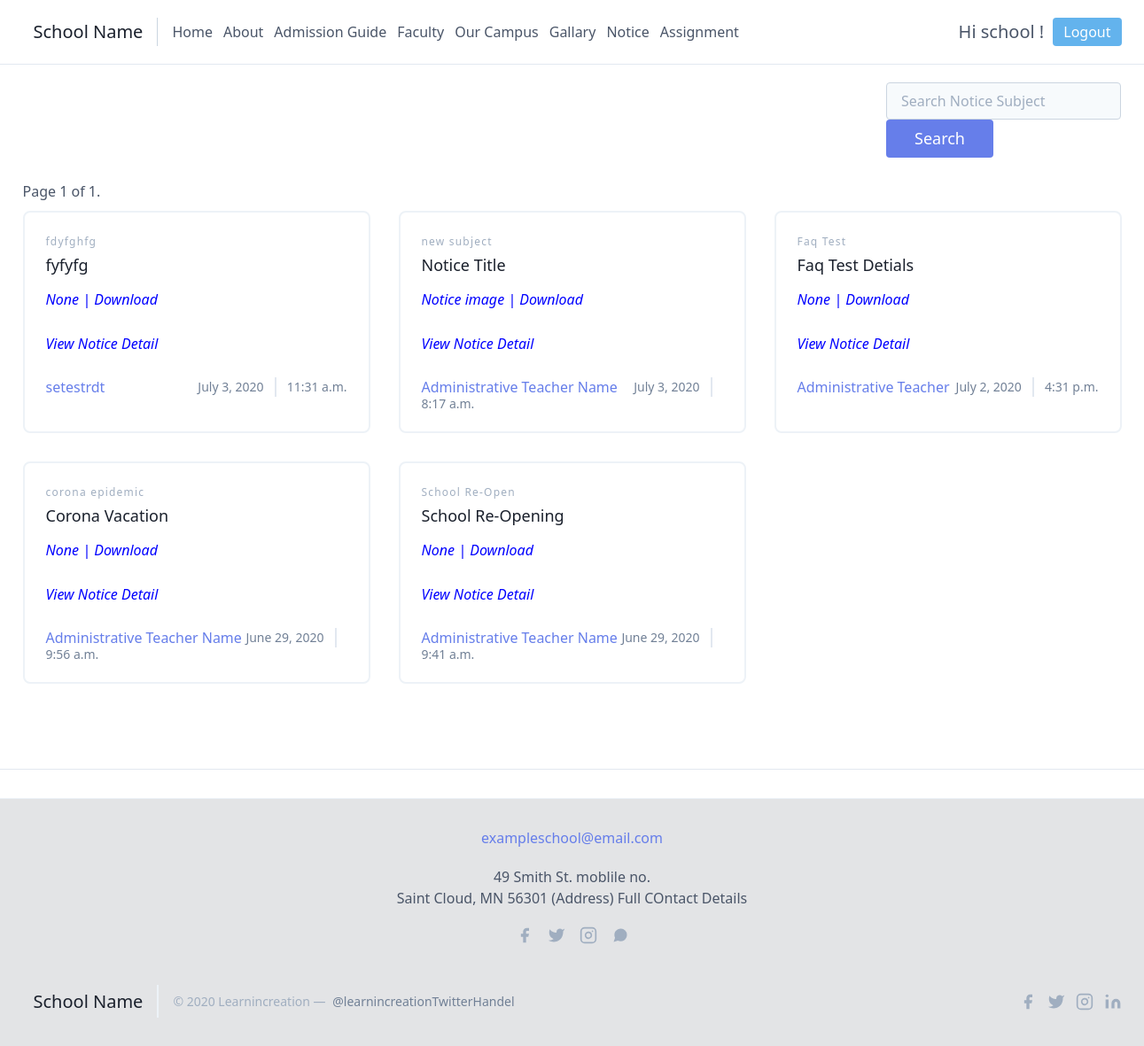
Page /notice/ (signed in) on the committed database.
### info/models.py (models this page shows, shortened)
class Notice(models.Model):
    subject = models.CharField(max_length = 100)
    title = models.CharField(max_length = 100)
    published = models.DateTimeField(auto_now_add = True)
    author = models.CharField(max_length = 100)
    textcontent = models.TextField(null = True, blank = True)
    Filename = models.CharField(max_length = 50,null = True, blank = True)
    Fileupload = models.FileField(null = True, blank = True  )
    class Meta:
        ordering = ['-published']

### info/views.py (the view)
# urls.py: path('notice/' , NoticeListView.as_view() , name = "notice-list"),
class NoticeListView(LoginRequiredMixin,ListView):
    model = Notice
    template_name = 'info/notice_list.html' #<app>/<model>_<viewtype>.html
    context_objects_name = 'notice'
    ordering = ['-published']
    paginate_by = 5 # pagination  (django provided )

### info/templates/info/notice_list.html (shortened to what this page needs)
{% extends 'info/main.html' %}
{% load static %}
{% block content %}
<section class="text-gray-700 body-font" style="margin-top: 20px; margin-left: 1000px;">
      <form class="form" action="/s/" method="get">
        <input class="flex-grow bg-gray-100 rounded border border-gray-400 focus:outline-none focus:border-indigo-500 text-base px-4 py-2 mr-4 mb-4 sm:mb-0" type="search" name = 'querynotice' placeholder="Search Notice Subject" aria-label="search">
        <button class="text-white bg-indigo-500 border-0 py-2 px-8 focus:outline-none hover:bg-indigo-600 rounded text-lg" type = 'submit'>Search </button>
      </form>
</section>
<section class="text-gray-700 body-font">
  <div class="container px-5 py-24 mx-auto">
      <div class="pagination" style="margin-top:-70px; margin-bottom:10px;">
          <span class="step-links">
              <span class="current">
                  Page {{ page_obj.number }} of {{ page_obj.paginator.num_pages }}.
              </span>
          </span>
      </div>
    <div class="flex flex-wrap -m-4">
    {% for notice in notice_list %}
      <div class="p-4 md:w-1/3">
        <div class="h-full border-2 border-gray-200 rounded-lg overflow-hidden">
          <div class="p-6">
            <h2 class="tracking-widest text-xs title-font font-medium text-gray-500 mb-1">{{notice.subject}}</h2>
            <h1 class="title-font text-lg font-medium text-gray-900 mb-3">{{notice.title}}</h1>
            <span class="leading-relaxed mb-3" style= 'color: blue ; font-style: italic;'><a href="/static/images/{{notice.Fileupload}}" >{{notice.Filename}} |</a></span>
            <span class=" " style= 'color: blue ; font-style: italic;'><a href="/static/images/{{notice.Fileupload}}" download>Download</a></span>
            <br><br>
            <span class="leading-relaxed mb-3" style= 'color: blue ; font-style: italic;' ><a href='/notice/{{notice.id}}'> View Notice Detail </a></span>
            <br><br>
            <div class="flex items-center flex-wrap ">
              <a class="text-indigo-500 inline-flex items-center md:mb-2 lg:mb-0">{{notice.author}}</a>
              <span class="text-gray-600 mr-3 inline-flex items-center lg:ml-auto md:ml-0 ml-auto leading-none text-sm pr-3 py-1 border-r-2 border-gray-300">
                {{notice.published|date}}
              </span>
              <span class="text-gray-600 inline-flex items-center leading-none text-sm">
              {{notice.published|time}}
              </span>
            </div>
          </div>
        </div>
      </div>
    {% endfor %}
    </div>
  </div>
</section>
{% endblock content %}

### info/templates/info/main.html (shortened to what this page needs)
<!DOCTYPE html>
{% load static %}
<html>
<head>
	<link href="https://unpkg.com/tailwindcss@^1.0/dist/tailwind.min.css" rel="stylesheet">
</head>
<body>
<header class="text-gray-700 body-font">
  <div class="container mx-auto flex flex-wrap p-5 flex-col md:flex-row items-center">
    <a href="{% url 'home' %}" class="flex title-font font-medium items-center text-gray-900 mb-4 md:mb-0">
      <span class="ml-3 text-xl">School Name </span>
    </a>
    <nav class="md:mr-auto md:ml-4 md:py-1 md:pl-4 md:border-l md:border-gray-400	flex flex-wrap items-center text-base justify-center">
      <a class="mr-3 hover:text-gray-900" href="{% url 'home'%}">Home </a>
      <a class="mr-3 hover:text-gray-900" href="{% url 'about'%}">About</a>
      <a class="mr-3 hover:text-gray-900" href="{% url 'admission'%}">Admission Guide </a>
      <a class="mr-3 hover:text-gray-900" href="{% url 'faculty'%}">Faculty</a>
      <a class="mr-3 hover:text-gray-900" href="{% url 'campus'%}">Our Campus </a>
      <a class="mr-3 hover:text-gray-900" href="{% url 'gallary'%}">Gallary</a>
			{% if user.is_authenticated %}
				<a class="mr-3 hover:text-gray-900" href="{% url 'notice-list'%}">Notice</a>
				<a class="mr-3 hover:text-gray-900" href="{% url 'assignment-list'%}">Assignment</a>
			{% endif %}
    </nav>
		{% if user.is_authenticated %}
		<span class="ml-3 text-xl" style="padding-right: 10px;">Hi {{user.username}} ! </span>
		<a href="{% url 'logout' %}" class="inline-flex items-center bg-blue-400 border-0 py-1 px-3 focus:outline-none hover:bg-blue-500 rounded text-white mt-4 md:mt-0">Logout
		      </svg></a>
		{% else %}
		<a href="{% url 'login' %}" class="inline-flex items-center bg-blue-400 border-0 py-1 px-3 focus:outline-none hover:bg-blue-500 rounded text-white mt-4 md:mt-0">Login</a>
		{% endif %}
  </div>
</header>
<hr>
{% block content %}
{% endblock content %}
<hr>
<footer class="text-gray-700 body-font" style="background-color: #e3e4e6">
	<div class="p-2 w-full pt-8 mt-8 border-t border-gray-200 text-center">
		<a class="text-indigo-500">exampleschool@email.com</a>
		<p class="leading-normal my-5">49 Smith St. moblile no.
			<br>Saint Cloud, MN 56301 (Address) Full COntact Details
		</p>
		<span class="inline-flex">
			<a class="text-gray-500">
				<svg fill="currentColor" stroke-linecap="round" stroke-linejoin="round" stroke-width="2" class="w-5 h-5" viewBox="0 0 24 24">
					<path d="M18 2h-3a5 5 0 00-5 5v3H7v4h3v8h4v-8h3l1-4h-4V7a1 1 0 011-1h3z"></path>
				</svg>
			</a>
			<a class="ml-4 text-gray-500">
				<svg fill="currentColor" stroke-linecap="round" stroke-linejoin="round" stroke-width="2" class="w-5 h-5" viewBox="0 0 24 24">
					<path d="M23 3a10.9 10.9 0 01-3.14 1.53 4.48 4.48 0 00-7.86 3v1A10.66 10.66 0 013 4s-4 9 5 13a11.64 11.64 0 01-7 2c9 5 20 0 20-11.5a4.5 4.5 0 00-.08-.83A7.72 7.72 0 0023 3z"></path>
				</svg>
			</a>
			<a class="ml-4 text-gray-500">
				<svg fill="none" stroke="currentColor" stroke-linecap="round" stroke-linejoin="round" stroke-width="2" class="w-5 h-5" viewBox="0 0 24 24">
					<rect width="20" height="20" x="2" y="2" rx="5" ry="5"></rect>
					<path d="M16 11.37A4 4 0 1112.63 8 4 4 0 0116 11.37zm1.5-4.87h.01"></path>
				</svg>
			</a>
			<a class="ml-4 text-gray-500">
			</a>
		</span>
	</div>
  <div class="container px-5 py-8 mx-auto flex items-center sm:flex-row flex-col">
    <a href="{% url 'home'%} " class="flex title-font font-medium items-center md:justify-start justify-center text-gray-900">
      <span class="ml-3 text-xl">School Name </span>
    </a>
    <p class="text-sm text-gray-500 sm:ml-4 sm:pl-4 sm:border-l-2 sm:border-gray-200 sm:py-2 sm:mt-0 mt-4">© 2020 Learnincreation —
      <a href="https://twitter.com/knyttneve" class="text-gray-600 ml-1" rel="noopener noreferrer" target="_blank">@learnincreationTwitterHandel</a>
    </p>
    <span class="inline-flex sm:ml-auto sm:mt-0 mt-4 justify-center sm:justify-start">
      <a class="text-gray-500">
        <svg fill="currentColor" stroke-linecap="round" stroke-linejoin="round" stroke-width="2" class="w-5 h-5" viewBox="0 0 24 24">
          <path d="M18 2h-3a5 5 0 00-5 5v3H7v4h3v8h4v-8h3l1-4h-4V7a1 1 0 011-1h3z"></path>
        </svg>
      </a>
      <a class="ml-3 text-gray-500">
        <svg fill="currentColor" stroke-linecap="round" stroke-linejoin="round" stroke-width="2" class="w-5 h-5" viewBox="0 0 24 24">
          <path d="M23 3a10.9 10.9 0 01-3.14 1.53 4.48 4.48 0 00-7.86 3v1A10.66 10.66 0 013 4s-4 9 5 13a11.64 11.64 0 01-7 2c9 5 20 0 20-11.5a4.5 4.5 0 00-.08-.83A7.72 7.72 0 0023 3z"></path>
        </svg>
      </a>
      <a class="ml-3 text-gray-500">
        <svg fill="none" stroke="currentColor" stroke-linecap="round" stroke-linejoin="round" stroke-width="2" class="w-5 h-5" viewBox="0 0 24 24">
          <rect width="20" height="20" x="2" y="2" rx="5" ry="5"></rect>
          <path d="M16 11.37A4 4 0 1112.63 8 4 4 0 0116 11.37zm1.5-4.87h.01"></path>
        </svg>
      </a>
      <a class="ml-3 text-gray-500">
        <svg fill="currentColor" stroke="currentColor" stroke-linecap="round" stroke-linejoin="round" stroke-width="0" class="w-5 h-5" viewBox="0 0 24 24">
          <path stroke="none" d="M16 8a6 6 0 016 6v7h-4v-7a2 2 0 00-2-2 2 2 0 00-2 2v7h-4v-7a6 6 0 016-6zM2 9h4v12H2z"></path>
          <circle cx="4" cy="4" r="2" stroke="none"></circle>
        </svg>
      </a>
    </span>
  </div>
</footer>
</body>
</html>

### rows in the picture
Notice: subject "fdyfghfg", title "fyfyfg", Filename "None", author "setestrdt", published "July 3, 2020", published "11:31 a.m."
Notice: subject "new subject", title "Notice Title", Filename "Notice image", author "Administrative Teacher Name", published "July 3, 2020", published "8:17 a.m."
Notice: subject "Faq Test", title "Faq Test Detials", Filename "None", author "Administrative Teacher", published "July 2, 2020", published "4:31 p.m."
Notice: subject "corona epidemic", title "Corona Vacation", Filename "None", author "Administrative Teacher Name", published "June 29, 2020", published "9:56 a.m."
Notice: subject "School Re-Open", title "School Re-Opening", Filename "None", author "Administrative Teacher Name", published "June 29, 2020", published "9:41 a.m."

### other values in the picture
{{ user.username }} "school"
{{ page_obj.number }} "1"
{{ page_obj.paginator.num_pages }} "1"
